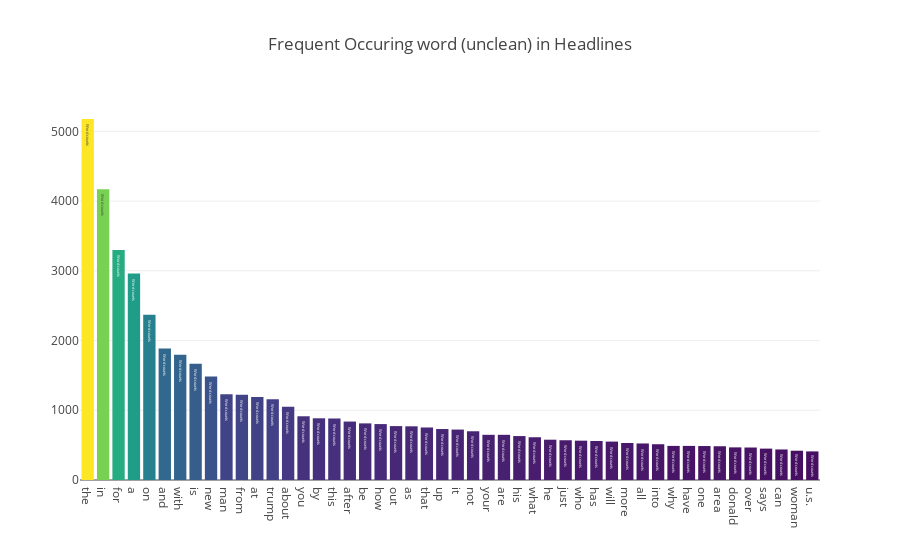

Notebook source saved alongside this figure:
### Markdown cell above
Below is a graph of the most frequent words in headlines.

### Code cell
all_words = df['headline'].str.split(expand=True).unstack().value_counts()
data = [go.Bar(
            x = all_words.index.values[2:50],
            y = all_words.values[2:50],
            marker= dict(colorscale='Viridis',
                         color = all_words.values[2:100]
                        ),
            text='Word counts'
    )]

layout = go.Layout(
    title='Most Frequent Words (unclean) in Headlines'
)

fig = go.Figure(data=data, layout=layout)

iplot(fig, filename='basic-bar')

### Figure 1 — Plotly figure (JSON) as saved in the notebook; plotly's stock layout.template omitted (floating-point values rounded to 4 significant figures)
{"data": [{"marker": {"color": [5177, 4170, 3297, 2961, 2371, 1885, 1797, 1666, 1485, 1229, 1221, 1189, 1157, 1051, 914, 885, 882, 838, 812, 802, 773, 770, 753, 731, 723, 699, 648, 648, 630, 613, 578, 570, 564, 559, 551, 531, 524, 513, 489, 489, 487, 484, 468, 466, 450, 438, 420, 410, 391, 389, 388, 387, 385, 384, 382, 369, 368, 345, 341, 336, 334, 326, 325, 323, 320, 320, 319, 314, 312, 310, 301, 294, 290, 288, 286, 284, 281, 279, 276, 271, 265, 257, 257, 254, 253, 249, 245, 244, 244, 238, 235, 231, 230, 229, 228, 228, 227, 226], "colorscale": "Viridis"}, "text": "Word counts", "type": "bar", "uid": "6c5102ac-87f8-11e9-97d4-8c85904900de", "x": ["the", "in", "for", "a", "on", "and", "with", "is", "new", "man", "from", "at", "trump", "about", "you", "by", "this", "after", "be", "how", "out", "as", "that", "up", "it", "not", "your", "are", "his", "what", "he", "just", "who", "has", "will", "more", "all", "into", "why", "have", "one", "area", "donald", "over", "says", "can", "woman", "u.s."], "y": [5177, 4170, 3297, 2961, 2371, 1885, 1797, 1666, 1485, 1229, 1221, 1189, 1157, 1051, 914, 885, 882, 838, 812, 802, 773, 770, 753, 731, 723, 699, 648, 648, 630, 613, 578, 570, 564, 559, 551, 531, 524, 513, 489, 489, 487, 484, 468, 466, 450, 438, 420, 410]}], "layout": {"title": "Frequent Occuring word (unclean) in Headlines"}}
